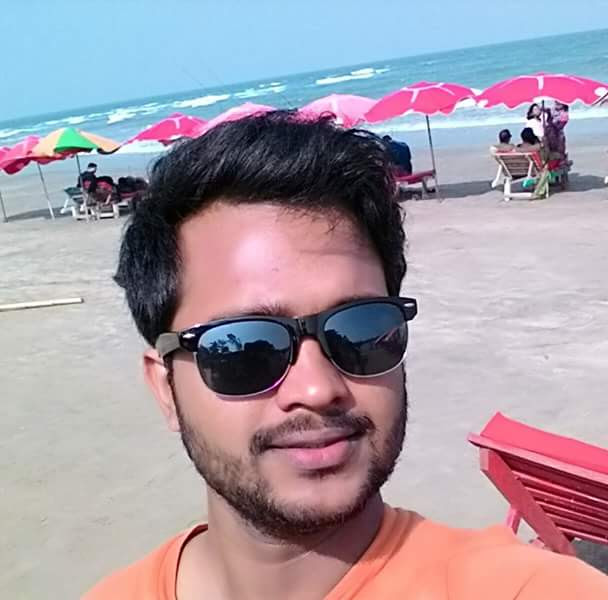
#> input picture image.jpg, 608 x 600 px
$ python image.py
#> lines starting #> are read from the running program, lines starting #| are printed output that depends on the picture
from PIL import Image

# open colour image
image_file = Image.open("image.jpg")
#> image_file is the input picture: PIL image 608x600 RGB; mean R, G, B 166.5, 154.5, 165.3

# convert image to black and white
black_and_white = image_file.convert('1')
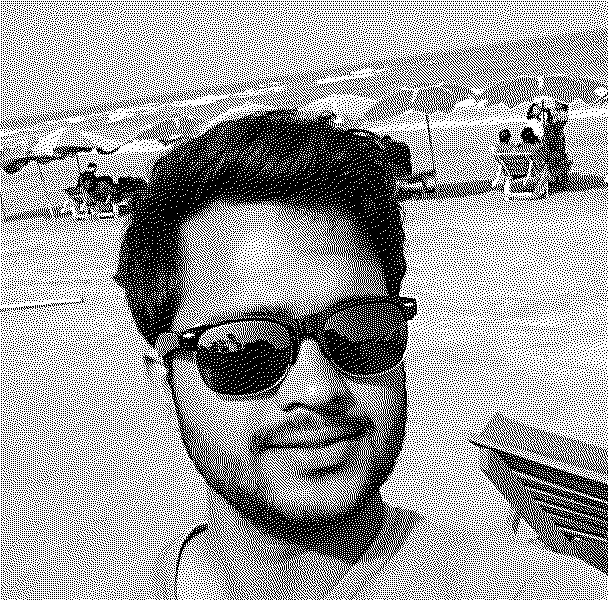
#> black_and_white: PIL image 608x600 1; 62.4% white; black in thin lines or dots

#   another way you can rewrite this line
#   image_file = Image.open("image.jpg").convert("L")
black_and_white.save('black_and_white.jpg')

#   resize the image
size = (50, 150)    # width, height
new_image = image_file.resize(size, 1)
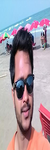
#> new_image: PIL image 50x150 RGB; mean R, G, B 166.5, 154.5, 165.3
new_image.save('resize2.jpg')


#   rotate the image
rotate_image = image_file.rotate(90)
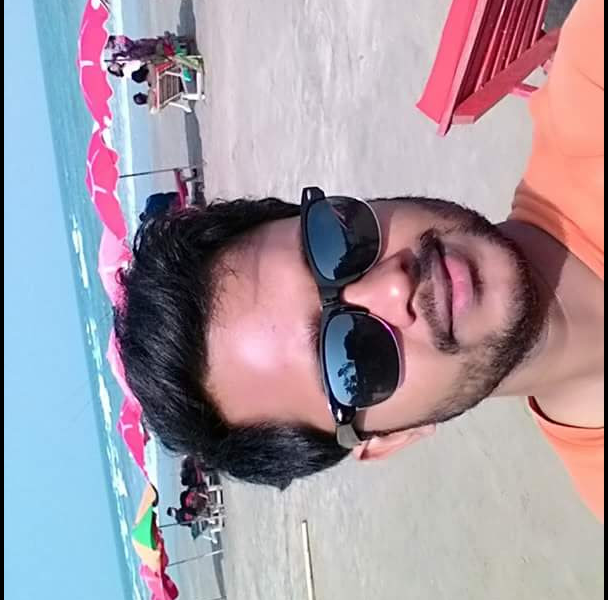
#> rotate_image: PIL image 608x600 RGB; mean R, G, B 164, 152.1, 162.7
rotate_image.save('rotate_image.jpg')

$ run again, with me.jpg copied over image.jpg
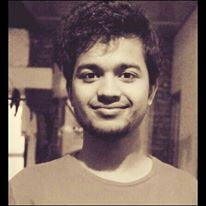
#> input picture me.jpg, 206 x 206 px
#> image_file is the input picture: PIL image 206x206 RGB; mean R, G, B 121.6, 101.7, 95.1
#> `black_and_white = image_file.convert('1')`:
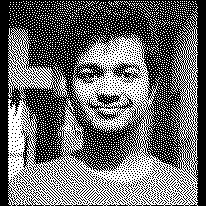
#> black_and_white: PIL image 206x206 1; 41.6% white in thin lines or dots
#> `rotate_image = image_file.rotate(90)`:
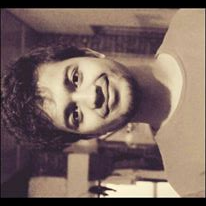
#> rotate_image: PIL image 206x206 RGB; mean R, G, B 121.6, 101.7, 95.1
